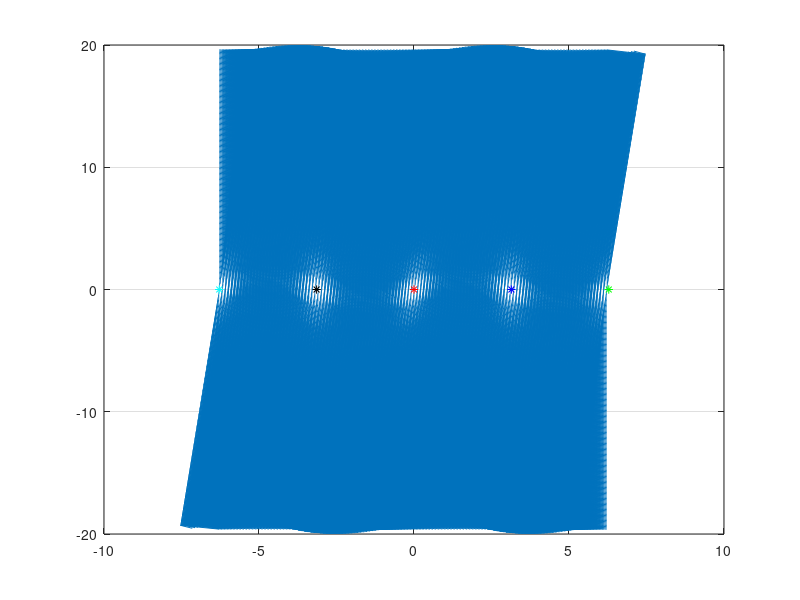

MATLAB code for this plot:
%% Problem 2_b
%Author - Roshan Pradhan
clear 
close all
clc
m=1; l=1; g=9.8; i=1;j=1;b=0.25;
theta= -2*pi:0.1:2*pi; theta_dot = -2*g/l:0.1:2*g/l;
% slope=zeros(length(theta),length(theta_dot));

for i=1:length(theta)
    for j=1:length(theta_dot)
%         slope(i,j) = u/(m*l^2*theta_dot(j))-(g/l)*sin(theta(i))/theta_dot(j) - b/(m*l ^2);
        x_vect(i,j) = theta_dot(j);
        y_vect(i,j) = (-b*theta_dot(j)+m*g*l*sin(theta(i)))/(m*l^2);
    end
    
end

[X,Y] = meshgrid(theta,theta_dot);
% x_vect = theta_dot;
% y_vect = (u-b.*theta_dot-m*g*l.*sin(theta))./(m*l^2);

quiver( transpose(X), transpose(Y) , x_vect, y_vect,5)
hold on
grid on
plot(0,0,'r*', pi,0, 'b*', -pi, 0, 'k*', 2*pi, 0, 'g*', -2*pi, 0, 'c*')